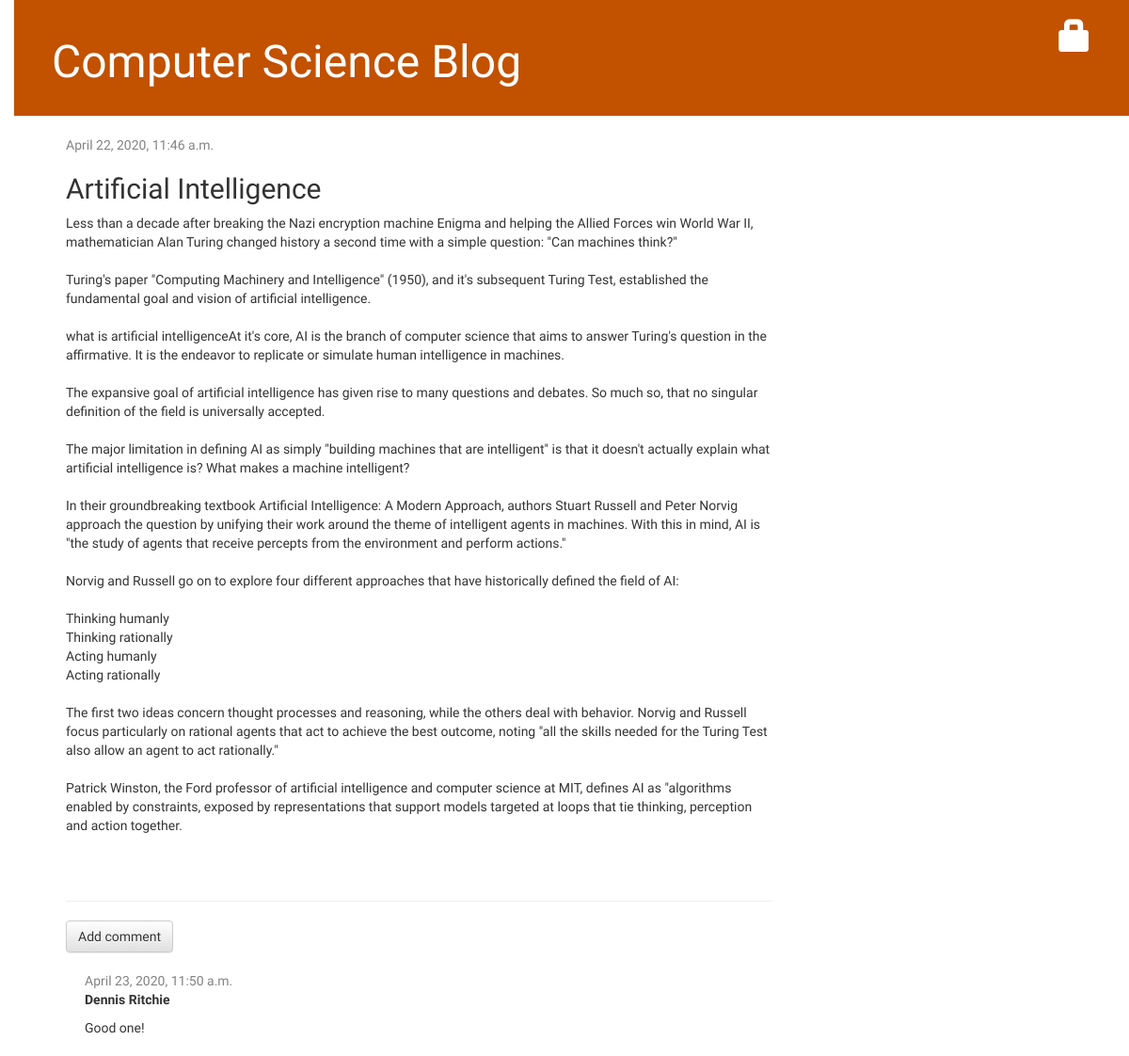
The app's page /post/2/ with its own data.
### blog/models.py (models this page shows, shortened)
class Post(models.Model):
    author = models.ForeignKey(settings.AUTH_USER_MODEL, on_delete=models.CASCADE)
    title = models.CharField(max_length=200)
    text = models.TextField()
    created_date = models.DateTimeField(default=timezone.now)
    published_date = models.DateTimeField(blank=True, null=True)
    tags = TaggableManager()

class Comment(models.Model):
    post = models.ForeignKey('blog.Post', on_delete=models.CASCADE, related_name='comments')
    author = models.CharField(max_length=200)
    text = models.TextField()
    created_date = models.DateTimeField(default=timezone.now)
    approved_comment = models.BooleanField(default=False)

### blog/views.py (the view)
# urls.py: path('post/<int:pk>/', views.post_detail, name='post_detail'),
def post_detail(request, pk):
    post = get_object_or_404(Post, pk=pk)
    return render(request, 'blog/post_detail.html', {'post': post})

### blog/templates/blog/post_detail.html (shortened to what this page needs)
{% extends 'blog/base.html' %}
{% block content %}
    <div class="post">
        {% if post.published_date %}
            <div class="date">
                {{ post.published_date }}
            </div>
        {% else %}
            <a class="btn btn-default" href="{% url 'post_publish' pk=post.pk %}">Publish</a>
        {% endif %}
        <h2>{{ post.title }}</h2>
        <p>{{ post.text|linebreaksbr }}</p>
    </div>
        <hr>
        <a class="btn btn-default" href="{% url 'add_comment_to_post' pk=post.pk %}">Add comment</a>
        {% for comment in post.comments.all %}
            {% if user.is_authenticated or comment.approved_comment %}
            <div class="comment">
                <div class="date">
                    {{ comment.created_date }}
                </div>
                <strong>{{ comment.author }}</strong>
                <p>{{ comment.text|linebreaks }}</p>
            </div>
            {% endif %}
        {% empty %}
            <p>No comments here yet :(</p>
        {% endfor %}
{% endblock %}

### blog/static/css/blog.css (style rules this page uses)
body { padding-left: 15px; font-family: 'Lobster'; }
h1, h2, h3, h4 { font-family: 'Lobster', cursive; }
.date { color: #828282; }
.post { margin-bottom: 70px; }
.comment { margin: 20px 0px 20px 20px; }

### records on screen
Post: published_date "April 22, 2020, 11:46 a.m.", title "Artificial Intelligence", text "Less than a decade after breaking the Nazi encryption machine Enigma and helping the Allied Forces win World War II, mathematician Alan Turing changed history a second time with a simple question: \"Can machines think?\" Turing's paper \"Computing Machinery and Intelligence\" (1950), and it's subsequent Turing Test, established the fundamental goal and vision of artificial intelligence. what is artificial intelligenceAt it's core, AI is the branch of computer science that aims to answer Turing's question in the affirmative. It is the endeavor to replicate or simulate human intelligence in machines. The expansive goal of artificial intelligence has given rise to many questions and debates. So…"
Comment: created_date "April 23, 2020, 11:50 a.m.", author "Dennis Ritchie", text "Good one!"
